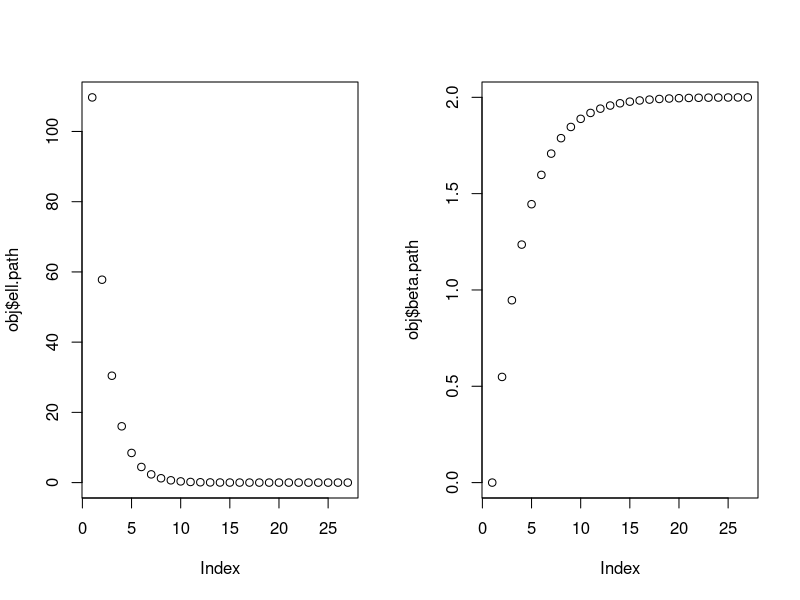
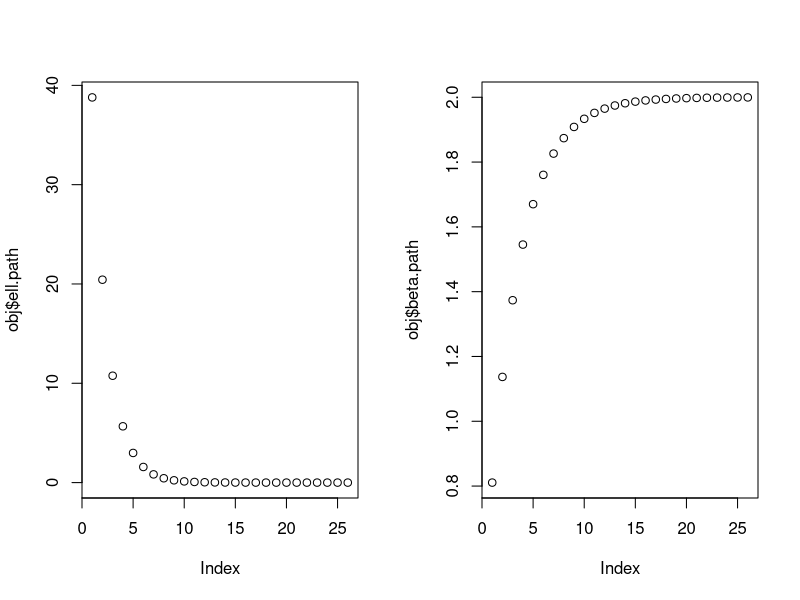
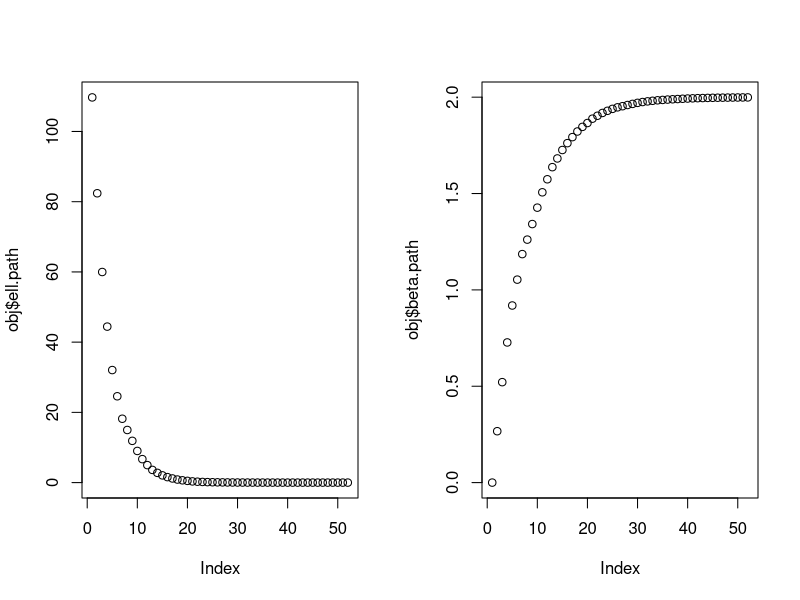
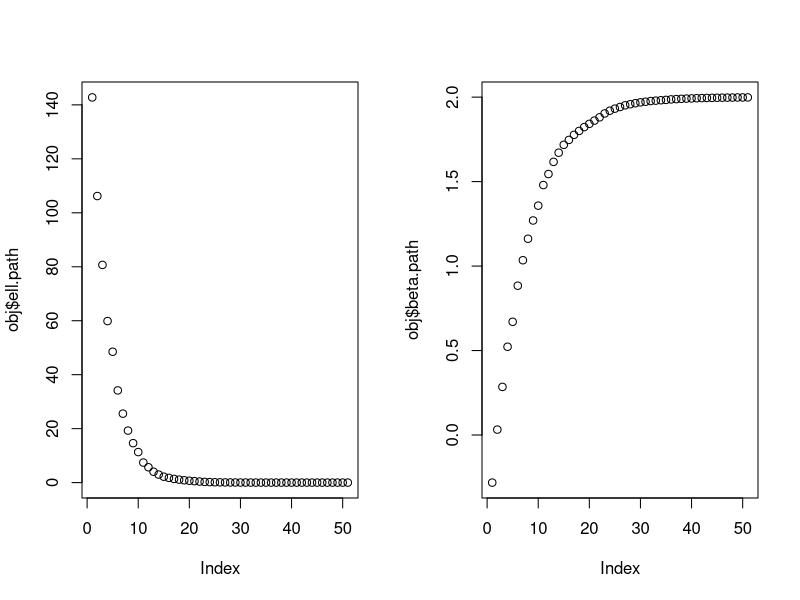

Source code (R) for these figures, in order:
# generate data set (x_i, y_i) with i from 1 to n = 1000
# each x_i is randomly generated from N(4, 3^2) distribution and y_i = 2*x_i
n = 1000
# set x as a column vector
x = as.matrix(rnorm(n, 4, 3), n, 1)
y = 2*x

# define loss function ell(beta) = MSE(beta)
ell <- function(x, y, beta){
  n = length(x)
  loss = t(y - x%*%beta)%*%(y - x%*%beta)/n
  return(loss)
}

# Define the gradient of loss function ell(beta) = MSE(beta)
ell.grad <- function(x, y, beta){
  grad = 2*(t(x)%*%(x%*%beta - y))/n
  return(grad)
}

# find the optimal value of beta (with the lowest loss) using the idea of 
# gradient descent (skiing downhill) 
# setpsize should not be too large
ell.opt <- function(x, y, beta.ini = 0, setpsize = 0.005, maxsteps = 200, tol = 1e-4){
  # beta.opt holds the current value of the optimal beta
  beta.opt = beta.ini
  beta.opt.old = beta.opt
  # record the paths of beta.opt and ell(x, y, beta.opt) during the course 
  # of iterations
  beta.path = beta.ini
  ell.path = ell(x, y, beta.ini)
  # iteration count
  iter = 0
  # for early stopping (1e8 or a sufficently large number)
  update = 1e8
  
  while((iter < maxsteps) && (update > tol)){
    # gradient descent with a small step size (in the direction opposite to gradient)
    beta.opt = beta.opt - setpsize*(ell.grad(x, y, beta.opt))
    # use the relative change to check convergence for early stopping
    update = abs(beta.opt - beta.opt.old)/max(1e-4, abs(beta.opt.old))
    beta.opt.old = beta.opt
    # add new values beta.opt and ell(x, y, beta.opt) to the solution path
    beta.path = c(beta.path, beta.opt)
    ell.path = c(ell.path, ell(x, y, beta.opt))
    # increase iteration count by one
    iter = iter + 1
  }
  
  # this function returns an object (a list of items)
  obj = list(beta.opt = beta.opt, beta.path = beta.path, ell.path = ell.path)
  return(obj)
}

# Compute the value of the optimal beta
obj = ell.opt(x, y, 0)

# The value of the optimal beta
obj$beta.opt

# plot the paths of ell(x, y, beta.opt) and beta.opt during the course of iterations
# set the plotting area into a 1 by 2 panel
par(mfrow = c(1, 2))   
plot(obj$ell.path)
plot(obj$beta.path)

# Compute the value of the optimal beta
# initial value now set as a random number generated from N(0, 1) distribution
beta.ini = rnorm(1)
beta.ini
obj = ell.opt(x, y, beta.ini)

# The value of the optimal beta
obj$beta.opt

# plot the paths of ell(x, y, beta.opt) and beta.opt during the course of iterations
# set the plotting area into a 1 by 2 panel
par(mfrow = c(1, 2))   
plot(obj$ell.path)
plot(obj$beta.path)

# find the optimal value of beta (with the lowest loss) using the idea of 
# gradient descent (skiing downhill) with mini-batch
# set default mini-batch size (mbsize) to 50
# setpsize should not be too large
ell.opt.mb <- function(x, y, beta.ini = 0, mbsize = 50, setpsize = 0.05, 
                       maxsteps = 200, tol = 1e-4){
  # beta.opt holds the current value of the optimal beta
  beta.opt = beta.ini
  beta.opt.old = beta.opt
  # record the paths of beta.opt and ell(x, y, beta.opt) during the course 
  # of iterations
  beta.path = beta.ini
  ell.path = ell(x, y, beta.ini)
  # iteration count
  iter = 0
  # for early stopping (1e8 or a sufficently large number)
  update = 1e8
  
  while((iter < maxsteps) && (update > tol)){
    # take a random set of mbsize data points from 1 to n
    mb.ind = sample(1:n, mbsize)
    x.mb = as.matrix(x[mb.ind, ], length(mb.ind), 1)
    y.mb = as.matrix(y[mb.ind, ], length(mb.ind), 1)
    
    # gradient descent with a small step size (in the direction opposite to gradient)
    # use the mini-batch to compute the gradient of loss function
    beta.opt = beta.opt - setpsize*(ell.grad(x.mb, y.mb, beta.opt))
    # use the relative change to check convergence for early stopping
    update = abs(beta.opt - beta.opt.old)/max(1e-4, abs(beta.opt.old))
    beta.opt.old = beta.opt
    # add new values beta.opt and ell(x, y, beta.opt) to the solution path
    beta.path = c(beta.path, beta.opt)
    ell.path = c(ell.path, ell(x, y, beta.opt))
    # increase iteration count by one
    iter = iter + 1
  }
  
  # this function returns an object (a list of items)
  obj = list(beta.opt = beta.opt, beta.path = beta.path, ell.path = ell.path)
  return(obj)
}

# Compute the value of the optimal beta
obj = ell.opt.mb(x, y, 0)

# The value of the optimal beta
obj$beta.opt

# plot the paths of ell(x, y, beta.opt) and beta.opt during the course of iterations
# set the plotting area into a 1 by 2 panel
par(mfrow = c(1, 2))   
plot(obj$ell.path)
plot(obj$beta.path)

# Compute the value of the optimal beta
# initial value now set as a random number generated from N(0, 1) distribution
beta.ini = rnorm(1)
beta.ini
obj = ell.opt.mb(x, y, beta.ini)

# The value of the optimal beta
obj$beta.opt

# plot the paths of ell(x, y, beta.opt) and beta.opt during the course of iterations
# set the plotting area into a 1 by 2 panel
par(mfrow = c(1, 2))   
plot(obj$ell.path)
plot(obj$beta.path)


